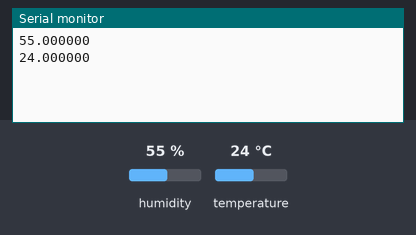
The sketch below on a simulated ESP8266 (NodeMCU). On the bench: the last lines printed to the serial monitor. Inputs (shaded band) come from the test bench; at power-on: humidity 55 %, temperature 24 °C. WiFi joins after 1.5 s; servers stay silent unless stated.

Above: at 3.0 s.
3.1 s: humidity set to 22 %
At 4.4 s:
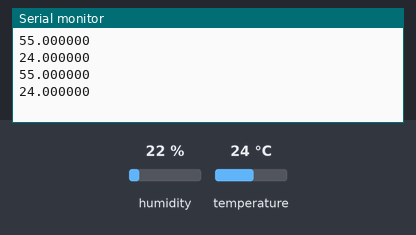
4.6 s: temperature set to 12 °C
At 6.0 s:
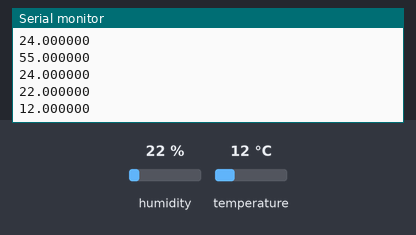
6.1 s: humidity set to 40 %
At 7.6 s:
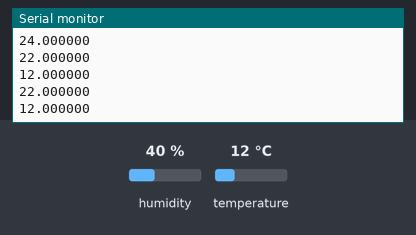
Timing chart, 0 to 9.1 s (numbered marks = the images above; inputs shaded):
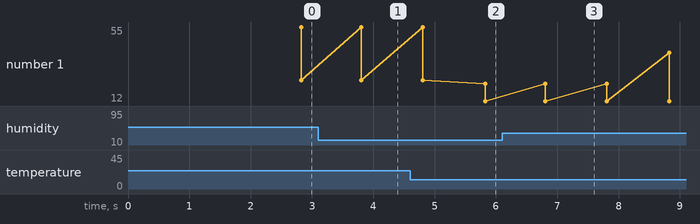

The sketch:

exer8.ino
```cpp
// (licence header left out)
#define BLYNK_PRINT Serial    // Comment this out to disable prints and save space
#include <SPI.h>
#include <ESP8266WiFi.h>
#include <BlynkSimpleEsp8266.h>
#include <SimpleTimer.h>
#include <DHT.h>

// You should get Auth Token in the Blynk App.
// Go to the Project Settings (nut icon).
char auth[] = "ff11fc22b0dc41c6ae5e3f6267da243e ";

// Your WiFi credentials.
// Set password to "" for open networks.
char ssid[] = "casita";
char pass[] = "casita4847";

#define DHTPIN 2          // What digital pin we're connected to

// Uncomment whatever type you're using!
#define DHTTYPE DHT11     // DHT 11
//#define DHTTYPE DHT22   // DHT 22, AM2302, AM2321
//#define DHTTYPE DHT21   // DHT 21, AM2301

DHT dht(DHTPIN, DHTTYPE, 27);
SimpleTimer timer;

// This function sends Arduino's up time every second to Virtual Pin (5).
// In the app, Widget's reading frequency should be set to PUSH. This means
// that you define how often to send data to Blynk App.
void sendSensor()
{
  float h = dht.readHumidity();
  float t = dht.readTemperature(); // or dht.readTemperature(true) for Fahrenheit

  if (isnan(h) || isnan(t)) {
    Serial.println("Failed to read from DHT sensor!");
    return;
  }
  Serial.printf("%f \n",h);
  Serial.printf("%f \n",t);
  // You can send any value at any time.
  // Please don't send more that 10 values per second.
  Blynk.virtualWrite(V5, h);
  Blynk.virtualWrite(V6, t);
}

void setup()
{
  Serial.begin(115200); // See the connection status in Serial Monitor
  Blynk.begin(auth, ssid, pass);

  dht.begin();

  // Setup a function to be called every second
  timer.setInterval(1000L, sendSensor);
}

void loop()
{
  Blynk.run(); // Initiates Blynk
  timer.run(); // Initiates SimpleTimer
}
```

Measured:
- after the input at 4.6 s, the serial monitor: prints a new line after 1.2 s (image 2)
- plotted number 1: 24 → 12 after the input at 4.6 s
